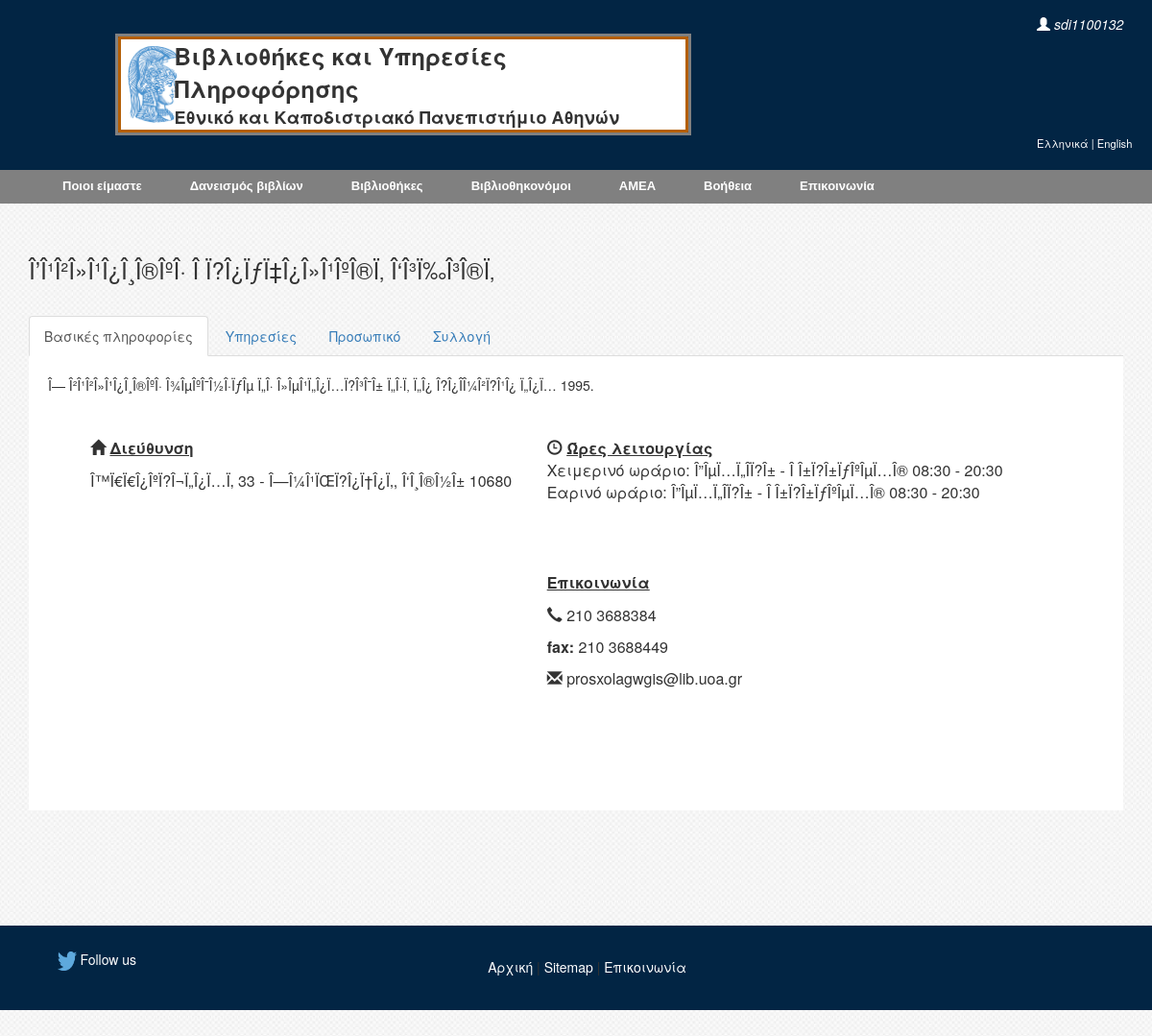
Page /libraryDetails.php?id=4 (signed in) on the committed database.
### tables this page shows
CREATE TABLE `libraries` (
  `Id` int(11) NOT NULL AUTO_INCREMENT,
  `Name` varchar(100) NOT NULL,
  `Contents` int(11) NOT NULL,
  `GeneralInfo` int(11) NOT NULL,
  `Services` int(11) NOT NULL,
  `Department` int(11) NOT NULL,
  PRIMARY KEY (`Id`),
  KEY `fk_Libraries_GeneralInfo1` (`Contents`),
  KEY `fk_Libraries_GeneralIn1` (`GeneralInfo`),
  KEY `fk_Libraries_Services1` (`Services`),
  KEY `fk_Libraries_UoaDepartments1_idx` (`Department`),
  CONSTRAINT `fk_Libraries_GeneralIn1` FOREIGN KEY (`GeneralInfo`) REFERENCES `generalinfo` (`Id`) ON DELETE NO ACTION ON UPDATE NO ACTION,
  CONSTRAINT `fk_Libraries_GeneralInfo1` FOREIGN KEY (`Contents`) REFERENCES `contents` (`Id`) ON DELETE NO ACTION ON UPDATE NO ACTION,
  CONSTRAINT `fk_Libraries_Services1` FOREIGN KEY (`Services`) REFERENCES `services` (`Id`) ON DELETE NO ACTION ON UPDATE NO ACTION,
  CONSTRAINT `fk_Libraries_UoaDepartments1` FOREIGN KEY (`Department`) REFERENCES `uoadepartments` (`Id`) ON DELETE NO ACTION ON UPDATE NO ACTION
);

CREATE TABLE `generalinfo` (
  `Id` int(11) NOT NULL AUTO_INCREMENT,
  `Address` mediumtext NOT NULL,
  `ZipCode` varchar(5) NOT NULL,
  `PosX` double NOT NULL,
  `PosY` double NOT NULL,
  `Tel` varchar(20) DEFAULT NULL,
  `FAX` varchar(20) DEFAULT NULL,
  `Email` varchar(45) DEFAULT NULL,
  `History` mediumtext,
  `WorkHoursWinter` text,
  `WorkHoursSummer` text,
  `Notes` text,
  PRIMARY KEY (`Id`)
);

### generalInfo.php (the view, shortened to what this page needs)
<?php
	include 'db_connection.php';
	$libraryId = $_SESSION['libraryId'];
	$q2 = "select * from generalinfo where Id = '$libraryId'";
	if (!empty($q2)){
		mysqli_query($conn, "SET CHARACTER SET utf8") or die("Query failed");
		mysqli_query($conn, "SET NAMES utf8") or die("Query failed");
		$results2 = mysqli_query($conn,$q2) or die("Query failed");
		$row2 = mysqli_fetch_object($results2);
	}
?>
<p><?php echo $row2 -> History?></p>
<table class="generalInfo">
	<tr>
		<th align="left"><span class="glyphicon glyphicon-home" aria-hidden="true"></span> <u>Διεύθυνση</u></th>
		<th align="left"><span class="glyphicon glyphicon-time" aria-hidden="true"></span> <u>Ώρες λειτουργίας</u></th>
	</tr>
	<tr>
		<td rowspan="2"><?php echo $row2 -> Address?> <?php echo $row2 -> ZipCode?></td>
		<td>Χειμερινό ωράριο: <?php echo $row2 -> WorkHoursWinter?></td>
	</tr>
	<tr><td>Εαρινό ωράριο: <?php echo $row2 -> WorkHoursSummer?></td></tr>
	<tr>
		<th rowspan="9">
			<div id="googleMap"></div>
		</th>
		<th align="left">&nbsp;</th>
	</tr>
	<tr><th align="left">&nbsp;</th></tr>
	<tr><th align="left"><u>Επικοινωνία</u></th></tr>
	<tr><td><span class="glyphicon glyphicon-earphone" aria-hidden="true"></span> <?php echo $row2 -> Tel?></td></tr>
	<tr><td><b>fax: </b><?php echo $row2 -> FAX?></td></tr>
	<tr><td><span class="glyphicon glyphicon-envelope" aria-hidden="true"></span> <?php echo $row2 -> Email?></td></tr>
	<tr><th align="left">&nbsp;</th></tr>
	<?php
		if (!empty($row2 -> Notes))
			echo '<tr><th align="left"><u>Σημειώσεις</u></th></tr>
					<tr><td align="left">'.$row2 -> Notes.'</td></tr>';
		else
			echo '<tr><th align="left">&nbsp</th></tr>
					<tr><td align="left">&nbsp</td></tr>';
	?>
</table>

### libraryDetails.php (shortened to what this page needs)
<link rel="stylesheet" type="text/css" href="css/libraryDetails.css">
<link rel="stylesheet" type="text/css" href="css/menu.css">
<link rel="stylesheet" type="text/css" href="css/footer.css">
<link rel="stylesheet" href="http://maxcdn.bootstrapcdn.com/bootstrap/3.3.5/css/bootstrap.min.css">
<?php
	if(isset($_SESSION['id'])) include "loggedIn.php";
	else include "login.php";
	include 'menu.php';
	$libraryId=$_GET['id'];
	include 'db_connection.php';
	$q = "select * from libraries where Id = $libraryId;";
	if (!empty($q)) {
		mysqli_query($conn, "SET CHARACTER SET utf8") or die("Query failed");
		mysqli_query($conn, "SET NAMES utf8") or die("Query failed");
		$results = mysqli_query($conn,$q) or die("Query failed q");
		$row = mysqli_fetch_object($results);
	}
?>
<body>
<div class="container">
  	<div class="row">
	    <div class="col-md-12">
			<h3><?php echo $row -> Name?></h3>
	        <div class="tabbable">
				<ul class="nav nav-tabs">
	            	<li class="active"><a href="#generalInfo" data-toggle="tab">Βασικές πληροφορίες</a></li>
	            	<li><a href="#services" data-toggle="tab">Υπηρεσίες</a></li>
	            	<li><a href="#staff" data-toggle="tab">Προσωπικό</a></li>
	            	<li><a href="#collection" data-toggle="tab">Συλλογή</a></li>
	          	</ul>
				<div class="tab-content">
					<div class="tab-pane active" id="generalInfo">
						<?php include 'generalInfo.php';?>
		            </div>
				</div>
			</div>
		</div>
	</div>
</div>
</body>
<?php include "footer.php";?>

### css/libraryDetails.css (style rules this page uses)
.container { margin-top:3%; margin-bottom:-30%; }
.tabbable { margin-top: 3%; }
.tab-content { padding:20px; background-color: white; }
.generalInfo { width:90%; margin-left: 4%; margin-top: 4%; }
#googleMap { width:90%; height:300px; }

### css/menu.css (style rules this page uses)
.tableAthena th, td { padding:2px; }

### css/footer.css (style rules this page uses)
body { overflow-x: hidden; margin-left: 0px; }

### libraryDetails.php (style rules this page uses)
body { background-image: url("images/minimal-background-pattern-wordpress-2.jpg"); }

### rows in the picture
libraries: Name "Î’Î¹Î²Î»Î¹Î¿Î¸Î®ÎºÎ· Î Ï?Î¿ÏƒÏ‡Î¿Î»Î¹ÎºÎ®Ï‚ Î‘Î³Ï‰Î³Î®Ï‚"
generalinfo: History "Î— Î²Î¹Î²Î»Î¹Î¿Î¸Î®ÎºÎ· Î¾ÎµÎºÎ¯Î½Î·ÏƒÎµ Ï„Î· Î»ÎµÎ¹Ï„Î¿Ï…Ï?Î³Î¯Î± Ï„Î·Ï‚ Ï„Î¿ Î?Î¿Î­Î¼Î²Ï?Î¹Î¿ Ï„Î¿Ï… 1995.", Address "Î™Ï€Ï€Î¿ÎºÏ?Î¬Ï„Î¿Ï…Ï‚ 33 - Î—Î¼Î¹ÏŒÏ?Î¿Ï†Î¿Ï‚, Î‘Î¸Î®Î½Î±", ZipCode "10680", WorkHoursWinter "Î”ÎµÏ…Ï„Î­Ï?Î± - Î Î±Ï?Î±ÏƒÎºÎµÏ…Î® 08:30 - 20:30", WorkHoursSummer "Î”ÎµÏ…Ï„Î­Ï?Î± - Î Î±Ï?Î±ÏƒÎºÎµÏ…Î® 08:30 - 20:30", Tel "210 3688384", FAX "210 3688449", Email "prosxolagwgis@lib.uoa.gr"

### other values in the picture
$_SESSION['username'] "sdi1100132"
